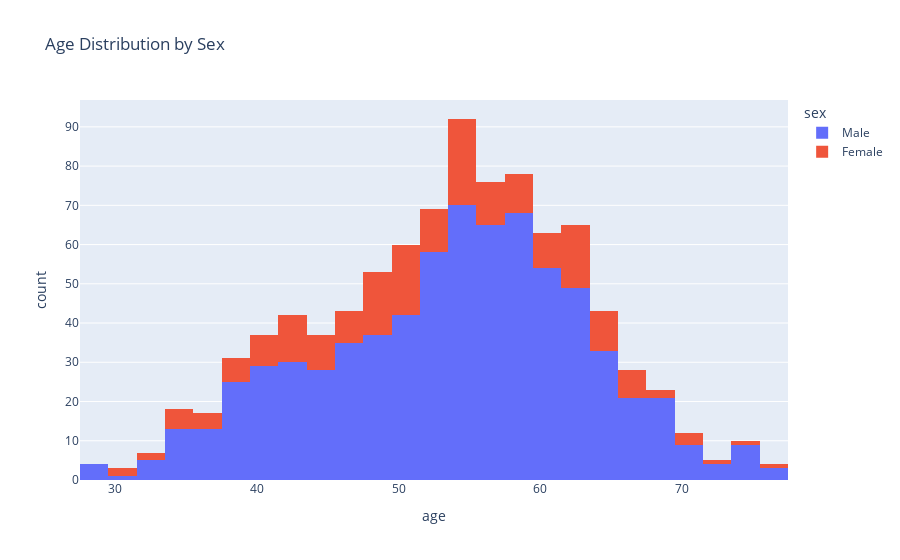

The code cell stored with this chart in its notebook:
### Markdown cell above
Let's explore the gender based dstribution of the dataset for age column.

### Code cell
# plot the histogram of age column using plotly and coloring this by sex
fig = px.histogram(df, x="age", color="sex", title="Age Distribution by Sex")
fig.show()

### Figure 1 — Plotly figure (JSON) as saved in the notebook; plotly's stock layout.template omitted (floating-point values rounded to 4 significant figures; data arrays with more than 128 entries replaced by an {"elided": "..."} marker saying what was removed)
{"data": [{"alignmentgroup": "True", "bingroup": "x", "hovertemplate": "sex=Male<br>age=%{x}<br>count=%{y}<extra></extra>", "legendgroup": "Male", "marker": {"color": "#636efa", "pattern": {"shape": ""}}, "name": "Male", "offsetgroup": "Male", "orientation": "v", "showlegend": true, "type": "histogram", "x": {"elided": "726 int values"}, "xaxis": "x", "yaxis": "y"}, {"alignmentgroup": "True", "bingroup": "x", "hovertemplate": "sex=Female<br>age=%{x}<br>count=%{y}<extra></extra>", "legendgroup": "Female", "marker": {"color": "#EF553B", "pattern": {"shape": ""}}, "name": "Female", "offsetgroup": "Female", "orientation": "v", "showlegend": true, "type": "histogram", "x": {"elided": "194 int values"}, "xaxis": "x", "yaxis": "y"}], "layout": {"barmode": "relative", "legend": {"title": {"text": "sex"}, "tracegroupgap": 0}, "title": {"text": "Age Distribution by Sex"}, "xaxis": {"anchor": "y", "domain": [0, 1], "title": {"text": "age"}}, "yaxis": {"anchor": "x", "domain": [0, 1], "title": {"text": "count"}}}}
